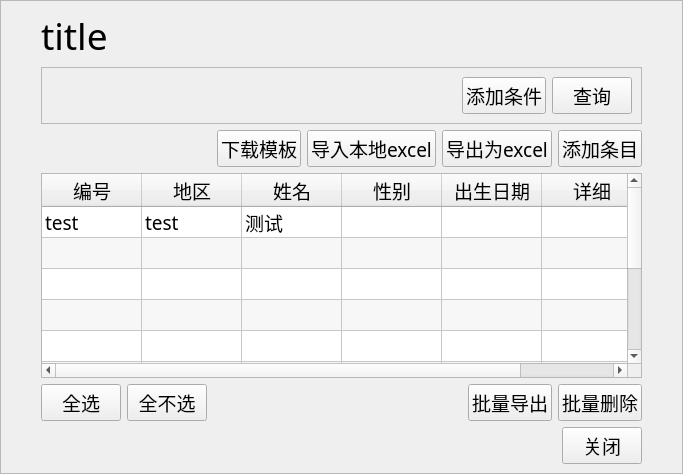
<?xml version="1.0" encoding="UTF-8"?>
<ui version="4.0">
 <class>Form</class>
 <widget class="QWidget" name="Form">
  <property name="geometry">
   <rect>
    <x>0</x>
    <y>0</y>
    <width>683</width>
    <height>474</height>
   </rect>
  </property>
  <property name="font">
   <font>
    <family>黑体</family>
    <pointsize>14</pointsize>
   </font>
  </property>
  <property name="windowTitle">
   <string>Form</string>
  </property>
  <layout class="QVBoxLayout" name="verticalLayout">
   <property name="spacing">
    <number>15</number>
   </property>
   <property name="leftMargin">
    <number>0</number>
   </property>
   <property name="topMargin">
    <number>0</number>
   </property>
   <property name="rightMargin">
    <number>0</number>
   </property>
   <property name="bottomMargin">
    <number>0</number>
   </property>
   <item>
    <widget class="QFrame" name="frame_2">
     <property name="frameShape">
      <enum>QFrame::StyledPanel</enum>
     </property>
     <layout class="QVBoxLayout" name="verticalLayout_2">
      <property name="leftMargin">
       <number>40</number>
      </property>
      <property name="rightMargin">
       <number>40</number>
      </property>
      <item>
       <widget class="QLabel" name="label_title">
        <property name="font">
         <font>
          <family>黑体</family>
          <pointsize>28</pointsize>
         </font>
        </property>
        <property name="text">
         <string>title</string>
        </property>
       </widget>
      </item>
      <item>
       <widget class="QFrame" name="frame_search">
        <property name="frameShape">
         <enum>QFrame::StyledPanel</enum>
        </property>
        <property name="frameShadow">
         <enum>QFrame::Plain</enum>
        </property>
        <layout class="QVBoxLayout" name="verticalLayout_3">
         <item>
          <layout class="QHBoxLayout" name="horizontalLayout_3">
           <item>
            <layout class="QGridLayout" name="layout_conditions"/>
           </item>
           <item>
            <spacer name="horizontalSpacer_3">
             <property name="orientation">
              <enum>Qt::Horizontal</enum>
             </property>
             <property name="sizeHint" stdset="0">
              <size>
               <width>40</width>
               <height>0</height>
              </size>
             </property>
            </spacer>
           </item>
          </layout>
         </item>
         <item>
          <layout class="QHBoxLayout" name="horizontalLayout_2">
           <item>
            <spacer name="horizontalSpacer">
             <property name="orientation">
              <enum>Qt::Horizontal</enum>
             </property>
             <property name="sizeHint" stdset="0">
              <size>
               <width>40</width>
               <height>20</height>
              </size>
             </property>
            </spacer>
           </item>
           <item>
            <widget class="QPushButton" name="btn_add_condition">
             <property name="cursor">
              <cursorShape>PointingHandCursor</cursorShape>
             </property>
             <property name="text">
              <string>添加条件</string>
             </property>
            </widget>
           </item>
           <item>
            <widget class="QPushButton" name="button_search">
             <property name="cursor">
              <cursorShape>PointingHandCursor</cursorShape>
             </property>
             <property name="text">
              <string>查询</string>
             </property>
            </widget>
           </item>
          </layout>
         </item>
        </layout>
       </widget>
      </item>
      <item>
       <layout class="QHBoxLayout" name="horizontalLayout">
        <item>
         <spacer name="horizontalSpacer_2">
          <property name="orientation">
           <enum>Qt::Horizontal</enum>
          </property>
          <property name="sizeHint" stdset="0">
           <size>
            <width>40</width>
            <height>20</height>
           </size>
          </property>
         </spacer>
        </item>
        <item>
         <widget class="QPushButton" name="btn_downloadTemplate">
          <property name="cursor">
           <cursorShape>PointingHandCursor</cursorShape>
          </property>
          <property name="text">
           <string>下载模板</string>
          </property>
         </widget>
        </item>
        <item>
         <widget class="QPushButton" name="button_import">
          <property name="cursor">
           <cursorShape>PointingHandCursor</cursorShape>
          </property>
          <property name="text">
           <string>导入本地excel</string>
          </property>
         </widget>
        </item>
        <item>
         <widget class="QPushButton" name="button_export">
          <property name="cursor">
           <cursorShape>PointingHandCursor</cursorShape>
          </property>
          <property name="text">
           <string>导出为excel</string>
          </property>
         </widget>
        </item>
        <item>
         <widget class="QPushButton" name="button_add">
          <property name="cursor">
           <cursorShape>PointingHandCursor</cursorShape>
          </property>
          <property name="text">
           <string>添加条目</string>
          </property>
         </widget>
        </item>
       </layout>
      </item>
      <item>
       <widget class="QTableWidget" name="tableWidget">
        <property name="minimumSize">
         <size>
          <width>601</width>
          <height>0</height>
         </size>
        </property>
        <property name="font">
         <font>
          <family>黑体</family>
          <pointsize>14</pointsize>
         </font>
        </property>
        <property name="editTriggers">
         <set>QAbstractItemView::NoEditTriggers</set>
        </property>
        <property name="alternatingRowColors">
         <bool>true</bool>
        </property>
        <property name="selectionMode">
         <enum>QAbstractItemView::NoSelection</enum>
        </property>
        <property name="sortingEnabled">
         <bool>true</bool>
        </property>
        <property name="rowCount">
         <number>10</number>
        </property>
        <property name="columnCount">
         <number>6</number>
        </property>
        <attribute name="verticalHeaderVisible">
         <bool>false</bool>
        </attribute>
        <row/>
        <row/>
        <row/>
        <row/>
        <row/>
        <row/>
        <row/>
        <row/>
        <row/>
        <row/>
        <column>
         <property name="text">
          <string>编号</string>
         </property>
        </column>
        <column>
         <property name="text">
          <string>地区</string>
         </property>
        </column>
        <column>
         <property name="text">
          <string>姓名</string>
         </property>
        </column>
        <column>
         <property name="text">
          <string>性别</string>
         </property>
        </column>
        <column>
         <property name="text">
          <string>出生日期</string>
         </property>
        </column>
        <column>
         <property name="text">
          <string>详细</string>
         </property>
        </column>
        <item row="0" column="0">
         <property name="text">
          <string>test</string>
         </property>
        </item>
        <item row="0" column="1">
         <property name="text">
          <string>test</string>
         </property>
        </item>
        <item row="0" column="2">
         <property name="text">
          <string>测试</string>
         </property>
        </item>
       </widget>
      </item>
      <item>
       <layout class="QHBoxLayout" name="horizontalLayout_8">
        <item>
         <widget class="QPushButton" name="btn_select_all">
          <property name="cursor">
           <cursorShape>PointingHandCursor</cursorShape>
          </property>
          <property name="text">
           <string>全选</string>
          </property>
         </widget>
        </item>
        <item>
         <widget class="QPushButton" name="btn_select_null">
          <property name="cursor">
           <cursorShape>PointingHandCursor</cursorShape>
          </property>
          <property name="text">
           <string>全不选</string>
          </property>
         </widget>
        </item>
        <item>
         <spacer name="horizontalSpacer_6">
          <property name="orientation">
           <enum>Qt::Horizontal</enum>
          </property>
          <property name="sizeHint" stdset="0">
           <size>
            <width>40</width>
            <height>20</height>
           </size>
          </property>
         </spacer>
        </item>
        <item>
         <widget class="QPushButton" name="btn_mul_export">
          <property name="cursor">
           <cursorShape>PointingHandCursor</cursorShape>
          </property>
          <property name="text">
           <string>批量导出</string>
          </property>
         </widget>
        </item>
        <item>
         <widget class="QPushButton" name="btn_mul_delete">
          <property name="cursor">
           <cursorShape>PointingHandCursor</cursorShape>
          </property>
          <property name="text">
           <string>批量删除</string>
          </property>
         </widget>
        </item>
       </layout>
      </item>
      <item>
       <layout class="QHBoxLayout" name="horizontalLayout_4">
        <item>
         <widget class="PageController" name="page_controller" native="true"/>
        </item>
        <item>
         <spacer name="horizontalSpacer_4">
          <property name="orientation">
           <enum>Qt::Horizontal</enum>
          </property>
          <property name="sizeHint" stdset="0">
           <size>
            <width>40</width>
            <height>20</height>
           </size>
          </property>
         </spacer>
        </item>
        <item>
         <widget class="QPushButton" name="btn_close">
          <property name="cursor">
           <cursorShape>PointingHandCursor</cursorShape>
          </property>
          <property name="text">
           <string>关闭</string>
          </property>
         </widget>
        </item>
       </layout>
      </item>
     </layout>
    </widget>
   </item>
  </layout>
 </widget>
 <customwidgets>
  <customwidget>
   <class>PageController</class>
   <extends>QWidget</extends>
   <header>ui.page_elements.page_controller</header>
   <container>1</container>
  </customwidget>
 </customwidgets>
 <resources/>
 <connections/>
</ui>
